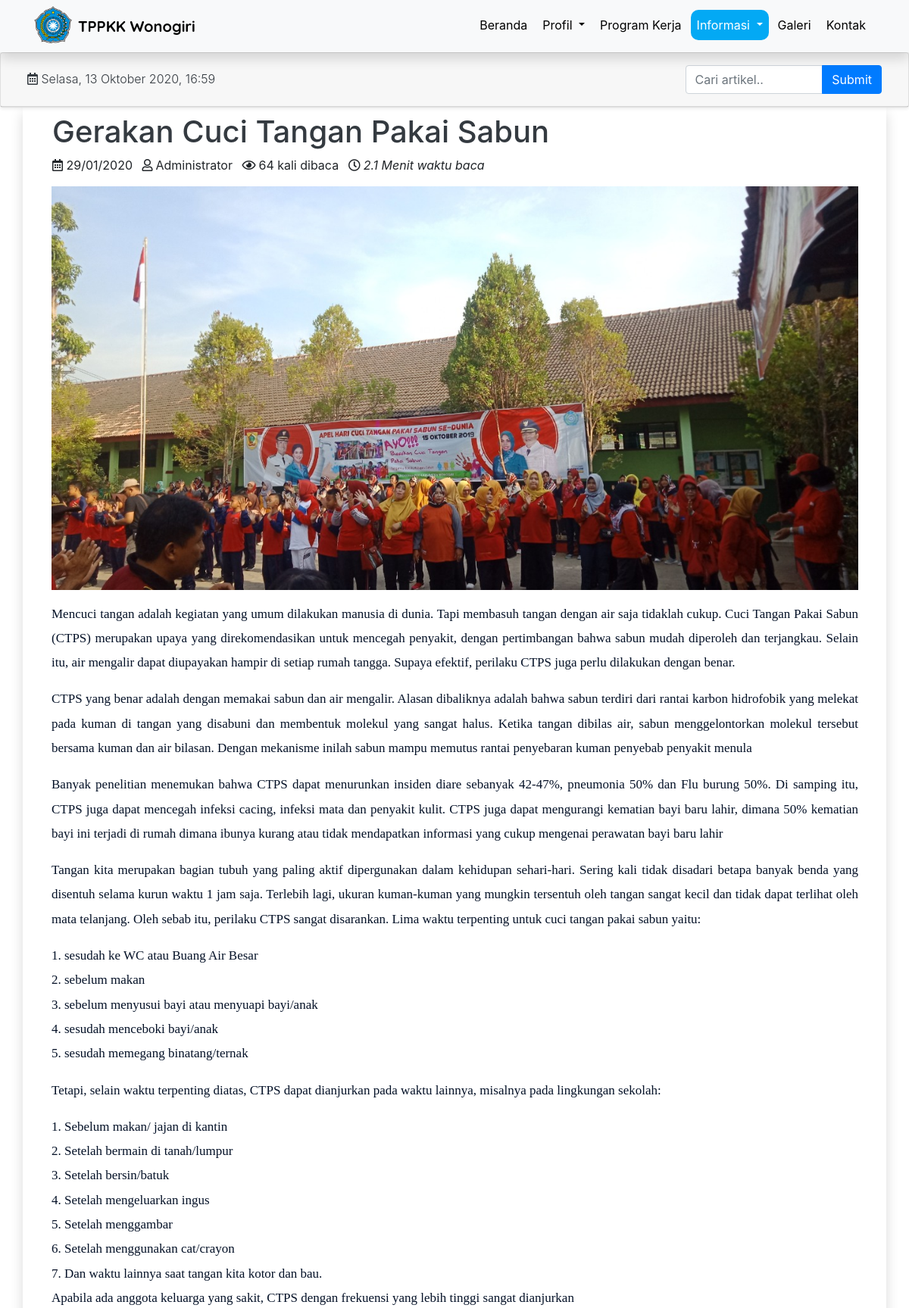
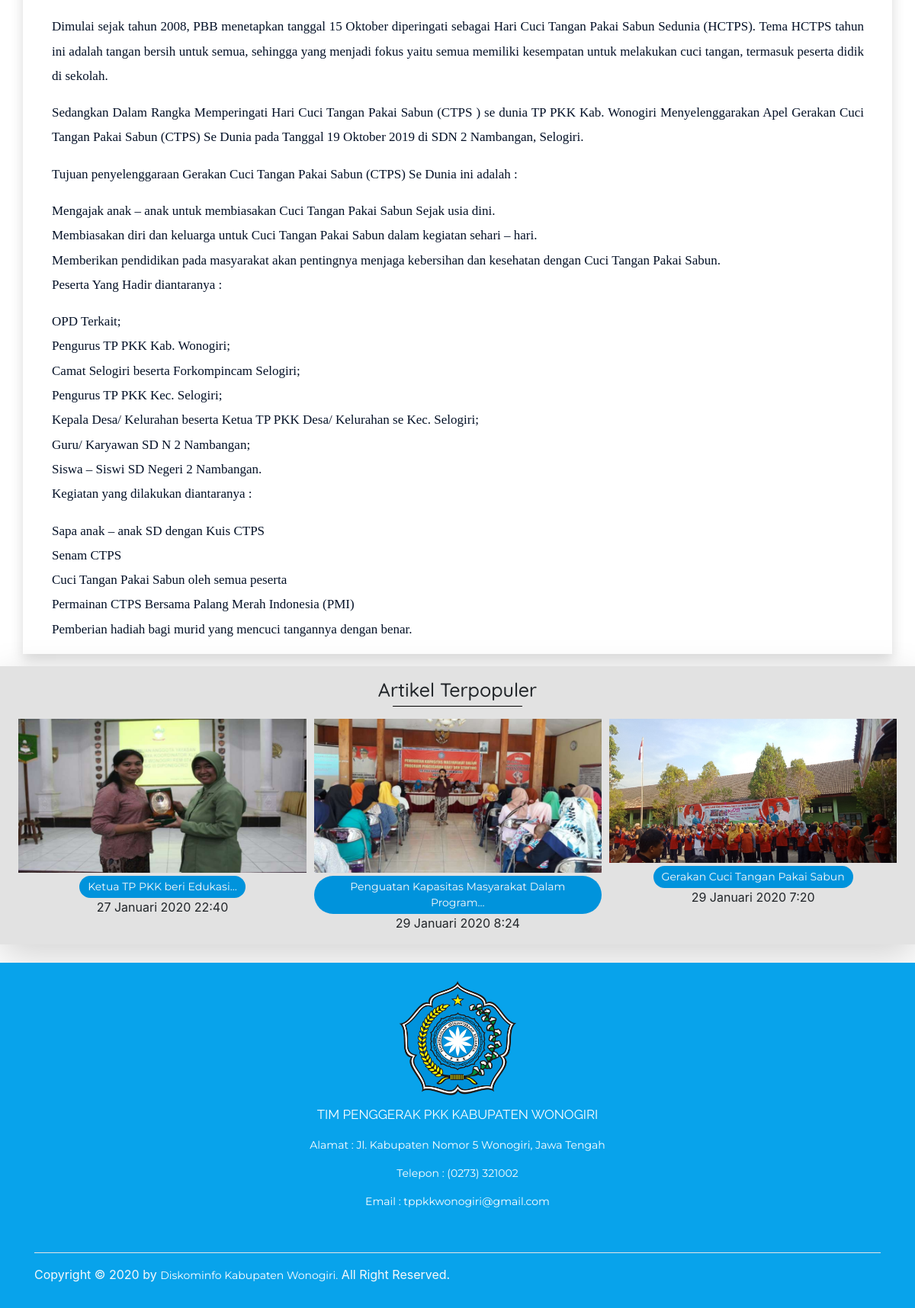
Page /artikel/readArtikel/2 on the committed database (2 pictures, top to bottom).
### tables this page shows
CREATE TABLE `artikel` (
  `id_artikel` int(11) UNSIGNED NOT NULL,
  `id_penulis` int(11) NOT NULL,
  `judul` varchar(255) NOT NULL,
  `isi_artikel` text NOT NULL,
  `gambar` varchar(255) NOT NULL,
  `tanggal` int(11) NOT NULL,
  `views` int(11) NOT NULL
);

CREATE TABLE `akun` (
  `id_user` int(11) NOT NULL,
  `name` varchar(50) NOT NULL,
  `username` varchar(128) NOT NULL,
  `email` varchar(256) NOT NULL,
  `password` varchar(256) NOT NULL,
  `image` varchar(256) NOT NULL
);

### application/controllers/Artikel.php (called while the page is built, shortened)
<?php
class Artikel extends CI_Controller
{
    public function readArtikel($id)
    {
        $data['title'] = 'TPPKK Wonogiri';
        $data['artikel'] = $this->Artikel_model->getArtikelById($id);
        $data['popular'] = $this->Artikel_model->getArtikelPopular();
        $this->load->view('templates/header', $data);
        $this->load->view('pkk/bacaartikel', $data);
        $this->load->view('templates/footer', $data);
    }
}

### index.php (called while the page is built, shortened)
<?php
require_once BASEPATH.'core/CodeIgniter.php';

### application/models/Artikel_model.php (called while the page is built, shortened)
<?php
class Artikel_model extends CI_model
{
    public function getArtikelById($id_artikel)
    {
        $this->db->select('artikel.*, akun.name as penulis');
        $this->db->from('artikel');
        $this->db->join('akun', 'artikel.id_penulis = akun.id_user');
        $this->db->where('artikel.id_artikel', $id_artikel);
        return $this->db->get()->row();
    }
    public function getArtikelPopular()
    {
        $this->db->select('artikel.*, akun.name as penulis');
        $this->db->from('artikel');
        $this->db->join('akun', 'artikel.id_penulis = akun.id_user');
        $this->db->order_by('artikel.views', 'DESC');
        $this->db->limit(5);
        return $this->db->get()->result();
    }
}

### application/views/pkk/bacaartikel.php (the view, shortened to what this page needs)
<div class="card shadow-sm">
    <div class="card-header py-3 d-flex flex-row align-items-center justify-content-between">
        <div class="col-lg-6">
            <h6 class="m-0 font-weight-light text-dark text-lg"><i class="far fa-calendar-alt"></i> <?= hari_ini() . date('d ') . bulan_ini() . date(' Y, G:i'); ?></h6>
        </div>
        <div class="col-lg-3 active-cyan-4">
            <form action="<?= base_url('artikel') ?>" method="get">
                <div class="input-group">
                    <input class="form-control" type="text" name="keyword" id="keyword" placeholder="Cari artikel.." aria-label="Search" autofocus>
                    <div class="input-group-append">
                        <input class="btn btn-primary" type="submit" name="submit">
                    </div>
                </div>
            </form>
        </div>
    </div>
</div>
<div class="container shadow" style="background-color: #fff">
    <div class="row">
        <div class="col-lg-12 ml-4">
            <div class="text-dark judulartikel pt-2">
                <h1>
                    <?= $artikel->judul; ?>
                </h1>
            </div>
        </div>
    </div>
    <div class="row">
        <div class="col-lg-12 ml-4">
            <p>
                <i class="far fa-calendar-alt"></i> <?= date('d/m/Y', $artikel->tanggal); ?> <span class="ml-2"><i class="far fa-user mr-1"></i><?= $artikel->penulis; ?> </span> <span class="ml-2"><i class="far fa-eye mr-1"></i><?php $views = $artikel->views;
                                                                                                                                                                                                                                    echo $views + 1; ?> kali dibaca</span> <span class="ml-2" style="font-style: italic"><i class="far fa-clock-o mr-1"></i><?= waktu_baca($artikel->isi_artikel); ?></span>
            </p>
        </div>
    </div>
    <div class="row mb-3">
        <div class="col-lg-12 ml-2 isiartikel">
            <figure>
                <img src="<?= base_url('assets/img/admin/artikel/' . $artikel->gambar) ?>" style="display: block; max-width: 100%;height: auto; padding-right:30px;padding-left: 15px; " alt="">
            </figure>
            <p><?= $this->typography->auto_typography($artikel->isi_artikel); ?></p>
        </div>
    </div>
</div>
<div class="color shadow-lg mb-4 pt-3">
    <div class="row">
        <div class="col-lg-12 text-center">
            <h6 style="font-family: 'Quicksand', cursive; font-size:25px; margin-bottom:-10px">Artikel Terpopuler</h6>
            <hr color="black" width="170px">
        </div>
    </div>
    <div class="ml-4 mr-4">
        <div class="owl-carousel owl-theme">
            <?php foreach ($popular as $row) : ?>
                <div class="item">
                    <img src="<?= base_url('assets/img/admin/artikel/' . $row->gambar); ?>" style="max-width: 450px; max-height:230px">
                    <div class="text-center pt-1">
                        <a href="<?= base_url('artikel/readArtikel/' . $row->id_artikel) ?>" class="btn btn-sm" style="font-family: 'Montserrat', sans-serif;"><?= word_limiter($row->judul, 5); ?></a>
                        <p><?= tgl_indo(date('Y G:i -m-d', $row->tanggal)); ?></p>
                    </div>
                </div>
            <?php endforeach; ?>
        </div>
    </div>
</div>
<?php
function waktu_baca($isi)
{
    $jumlah_kata = str_word_count($isi);
    $per_menit = 250;
    $waktu_baca = $jumlah_kata / $per_menit;
    return number_format($waktu_baca,  1) . " Menit waktu baca";
}
function tgl_indo($tanggal)
{
    $bulan = array(
        1 =>   'Januari',
        'Februari',
        'Maret',
        'April',
        'Mei',
        'Juni',
        'Juli',
        'Agustus',
        'September',
        'Oktober',
        'November',
        'Desember'
    );
    $pecahkan = explode('-', $tanggal);
    return $pecahkan[2] . ' ' . $bulan[(int) $pecahkan[1]] . ' ' . $pecahkan[0];
}
function hari_ini()
{
    $hari = date("D");
    switch ($hari) {
        case 'Tue':
            $hari_ini = "Selasa";
            break;
    }
    return $hari_ini . ", ";
}
function bulan_ini()
{
    $bulan = date('m');
    switch ($bulan) {
        case '10':
            $bulan_ini = "Oktober";
            break;
    }
    return $bulan_ini;
}
?>

### assets/css/mystyle.css (style rules this page uses)
body .color { background-color: rgb(226, 226, 226); }
.item .text-center a { color: #fafafa; background-color: #0093DC; border-radius: 30px; padding-left: 10px; padding-right: 10px; padding-top: 3px; padding-bottom: 3px; transition-duration: 300ms; }
.isiartikel p { font-family: 'Merriweather', serif; font-size: 17px; text-align: justify; color: #041127; line-height: 1.9; padding-left: 15px; padding-right: 30px; }
.judulartikel { padding-right: 25px; }

### rows in the picture
artikel: judul "Gerakan Cuci Tangan Pakai Sabun", tanggal "29/01/2020", id_penulis.name "Administrator", $views + 1 "64", isi_artikel "2.1 Menit waktu baca", gambar (picture), isi_artikel "Mencuci tangan adalah kegiatan yang umum dilakukan manusia di dunia. Tapi membasuh tangan dengan air saja tidaklah cukup. Cuci Tangan Pakai Sabun (CTPS) merupakan upaya yang direkomendasikan untuk mencegah penyakit, dengan pertimbangan bahwa sabun mudah diperoleh dan terjangkau. Selain itu, air mengalir dapat diupayakan hampir di setiap rumah tangga. Supaya efektif, perilaku CTPS juga perlu dilakukan dengan benar. CTPS yang benar adalah dengan memakai sabun dan air mengalir. Alasan dibaliknya adalah bahwa sabun terdiri dari rantai karbon hidrofobik yang melekat pada kuman di tangan yang disabuni dan membentuk molekul yang sangat halus. Ketika tangan dibilas air, sabun menggelontorkan…", tanggal "29 Januari 2020 7:20"
artikel: gambar (picture), judul "Ketua TP PKK beri Edukasi…", tanggal "27 Januari 2020 22:40"
artikel: gambar (picture), judul "Penguatan Kapasitas Masyarakat Dalam Program…", tanggal "29 Januari 2020 8:24"

### other values in the picture
hari_ini() "Selasa,"
bulan_ini() "Oktober"
